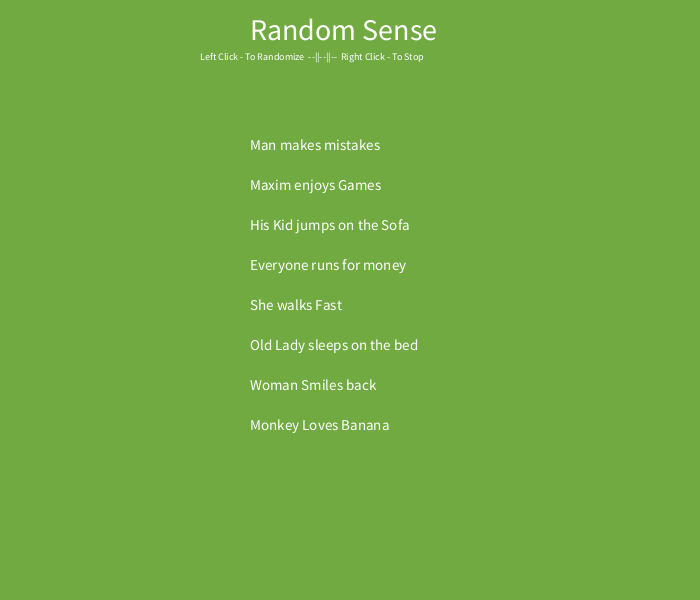
Frame 1 (no input)
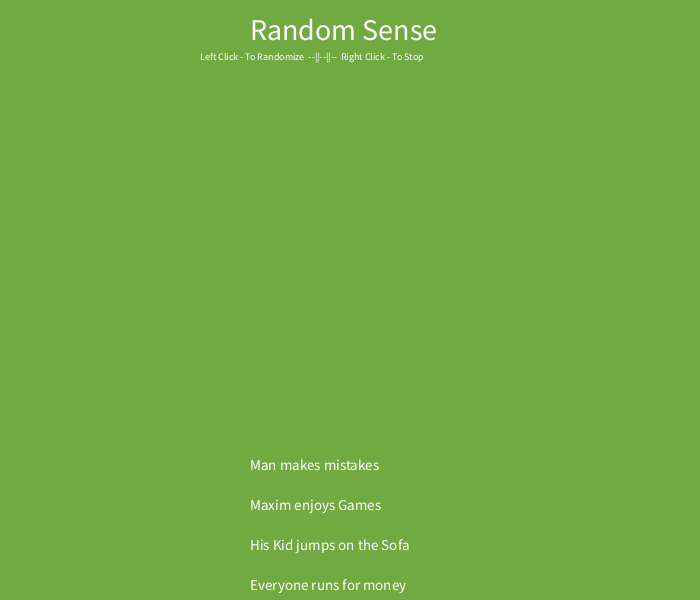
Frame 2 (the mouse pressed at the canvas centre, redrawn once)

The Processing sketch that drew these frames (run headless with seeded random() and noise(); the mouse was pressed at the canvas centre and the sketch redrawn once):

// Processing sketch: processing_178677
// ── processing_178677.pde

/*
This program generates random sentences from the list of words.

*/

String [] subject = { "Man", "Maxim", "His Kid", "Everyone" , "She", "Old Lady", "Woman", "Monkey"};
String [] verb = {"makes","enjoys","jumps","runs", "walks", "sleeps", "Smiles", "Loves"};
String [] object = {"mistakes", "Games", "on the Sofa", "for money","Fast", "on the bed", "back", "Banana"};


int i1=0;
int i2=0;
int i3=0;

int newline = 150;
int flag = 0;     // For switching between Right  click and left click

void setup()
{
  size(700,600);
  background(114,170,66);
  color(255);
  
  
  noStroke();
  

 
  
  //displaying the initial sentances 
 
}

void draw()
{
    i1 = round(random(0,(subject.length-1)));  // generating a Random element index for the Subject Array
    i2 = round(random(0,(subject.length-1)));  // generating a Random element index for the Verb Array
    i3 = round(random(0,(subject.length-1)));  // generating a Random element index for the Object Array
 
  if(flag==0)
  {
    initial();
    noLoop();
  }
  if(flag==1)
  {
    background(24,154,79);
    text(subject[i1] + " " + verb [i2] +" " + object[i3], (width/2)-100 , height/2);
    
  }
  if(flag==(-1))
  {
    sentence(); 
  }
    textSize(30); 
    text("Random Sense" , (width/2)-100, 40);
    textSize(10); 
    text("Left Click - To Randomize" +" " + " --||--||-- " + " " +"Right Click - To Stop", (width/2)-150, 60);
    textSize(20);   
    
}

void mousePressed()
{
  if(mouseButton==LEFT)
  {
     flag = 1;
     loop();
  }
  if(mouseButton==RIGHT)
  {
    flag = -1;
    noLoop();
  } 
  if(mouseButton==CENTER)
  {
    flag=0;
   // noLoop();
  }
}

void sentence()
{
   background(114,170,66);
   text(subject[i1] + " " + verb [i2] +" " + object[i3], (width/2)-100 , height/2);  
}

void initial()
{
  background(114,170,66);
  textSize(15);
  for(int a = 0; a < subject.length; a++)
  {
    
    text(subject[a] + " " + verb [a] +" " + object[a], (width/2)-100 , newline);
    newline = newline + 40;
  }
 
}

  
